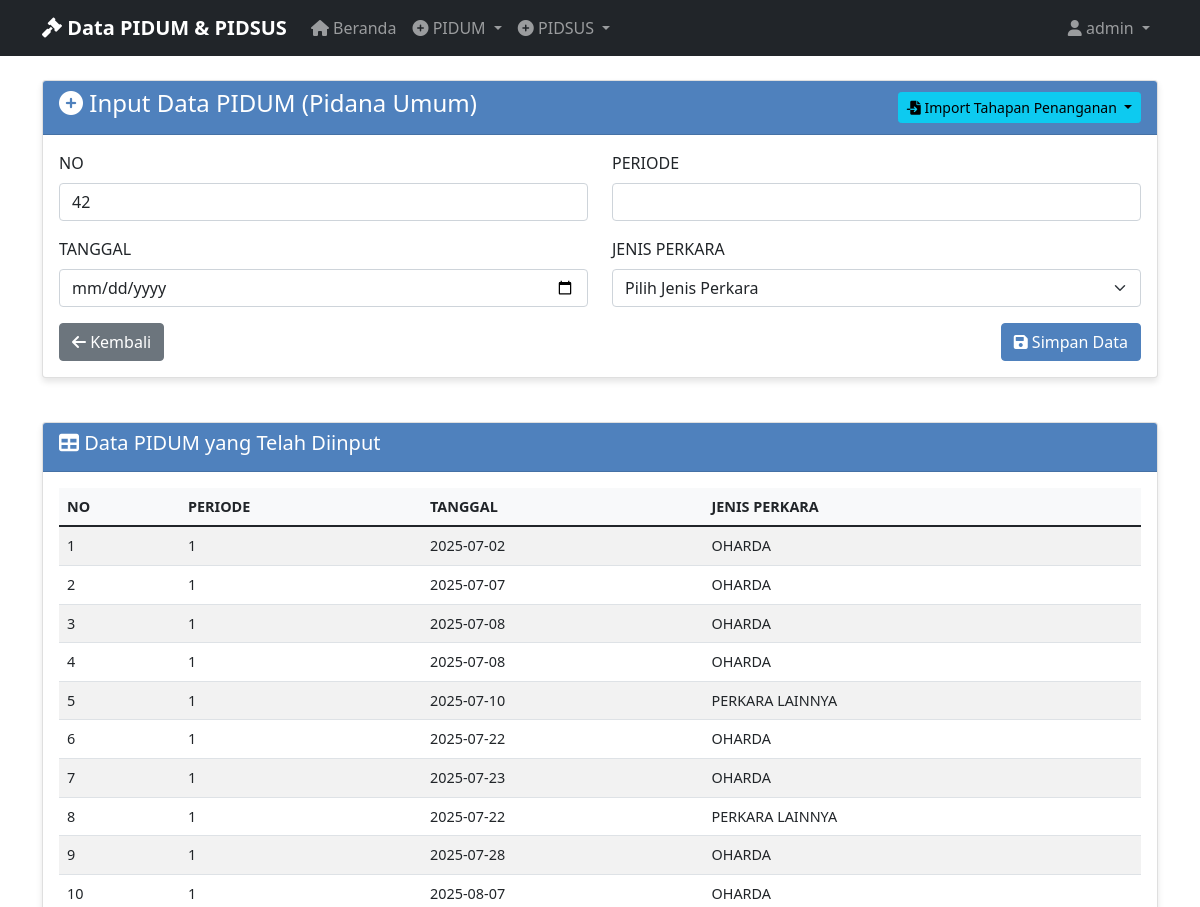
Before: /manual_input_pidum (signed in, upper part) with the older database file.
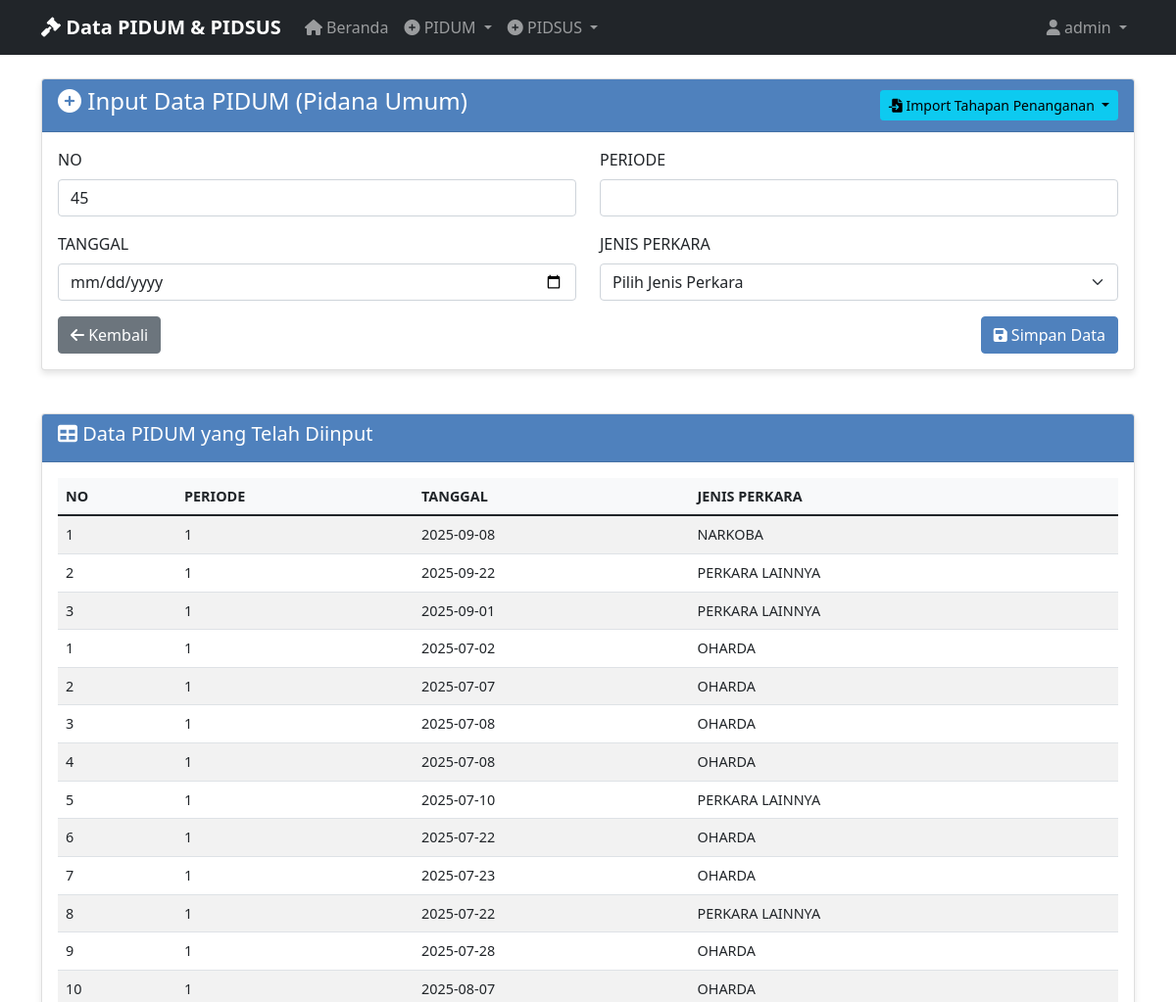
After: the same page with the newer database file.
### tables this page shows
CREATE TABLE "pidum_data" (
                id INTEGER PRIMARY KEY AUTOINCREMENT,
                no TEXT NOT NULL,
                periode TEXT NOT NULL,
                tanggal TEXT NOT NULL,
                jenis_perkara TEXT NOT NULL,
                tahapan_penanganan TEXT NOT NULL,
                keterangan TEXT NOT NULL,
                created_at TIMESTAMP DEFAULT CURRENT_TIMESTAMP
            );

### app_with_db.py (the view, shortened to what this page needs)
@app.route('/manual_input_pidum', methods=['GET', 'POST'])
@login_required
def manual_input_pidum():
    data = get_pidum_data_for_export()
    return render_template('input_pidum.html', data=data)

### app_with_db.py (called while the page is built)
def login_required(f):
    @wraps(f)
    def decorated_function(*args, **kwargs):
        if 'user_id' not in session:
            return redirect(url_for('login'))
        return f(*args, **kwargs)
    return decorated_function

### database.py (called while the page is built)
@contextmanager
def get_db_connection():
    conn = sqlite3.connect(DATABASE_PATH)
    conn.row_factory = sqlite3.Row
    try:
        yield conn
    finally:
        conn.close()

def get_all_pidum_data():
    with get_db_connection() as conn:
        cursor = conn.cursor()
        cursor.execute('SELECT * FROM pidum_data ORDER BY created_at DESC')
        rows = cursor.fetchall()
        return [dict(row) for row in rows]

def get_pidum_data_for_export():
    data = get_all_pidum_data()
    export_data = []
    for row in data:
        export_data.append({
            'NO': row['no'],
            'PERIODE': row['periode'],
            'TANGGAL': row['tanggal'],
            'JENIS PERKARA': row['jenis_perkara'],
            'TAHAPAN PENANGANAN': row['tahapan_penanganan'],
            'KETERANGAN': row['keterangan']
        })
    return export_data

### templates/input_pidum.html (shortened to what the changed rows need)
{% extends "base.html" %}
{% block content %}
<div class="row">
    <div class="col-md-12">
        <div class="card">
            <div class="card-body">
                <form method="POST" action="{{ url_for('input_pidum') }}">
                    <div class="row">
                        <div class="col-md-6">
                            <div class="mb-3">
                                <label for="no" class="form-label">NO</label>
                                <input type="number" class="form-control" id="no" name="no" required>
                            </div>
                        </div>
                    </div>
                </form>
            </div>
        </div>
    </div>
</div>
{% if data %}
<div class="row mt-4">
    <div class="col-md-12">
        <div class="card">
            <div class="card-body">
                <div class="table-responsive">
                    <table class="table table-striped table-hover">
                        <thead>
                            <tr>
                                <th>NO</th>
                                <th>PERIODE</th>
                                <th>TANGGAL</th>
                                <th>JENIS PERKARA</th>
                            </tr>
                        </thead>
                        <tbody>
                            {% for item in data %}
                            <tr>
                                <td>{{ item.NO }}</td>
                                <td>{{ item.PERIODE }}</td>
                                <td>{{ item.TANGGAL }}</td>
                                <td>{{ item['JENIS PERKARA'] }}</td>
                            </tr>
                            {% endfor %}
                        </tbody>
                    </table>
                </div>
            </div>
        </div>
    </div>
</div>
{% endif %}
{% endblock %}

Changed rows visible on the page:
added pidum_data: NO "1", PERIODE "1", TANGGAL "2025-09-08", jenis_perkara "NARKOBA"
added pidum_data: NO "2", PERIODE "1", TANGGAL "2025-09-22", jenis_perkara "PERKARA LAINNYA"
added pidum_data: NO "3", PERIODE "1", TANGGAL "2025-09-01", jenis_perkara "PERKARA LAINNYA"
Other visible differences:
form field no: "42" → "45"
